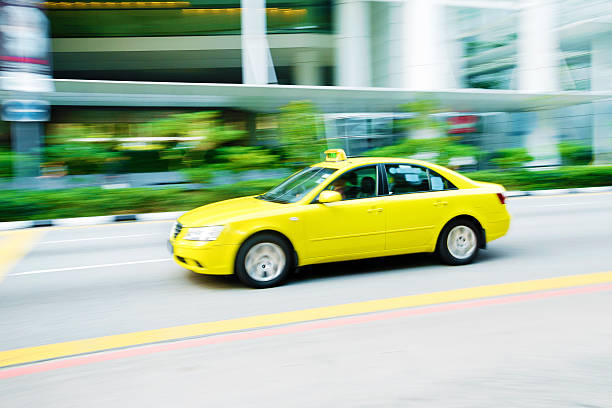
#> input picture data/istockphoto-481560289-612x612.jpg, 612 x 408 px
$ python -i color_detector_lab.py   (imports and definitions only)
#> lines starting #> are read from the running program, lines starting #| are printed output that depends on the picture
"""
Color Detection using LAB Color Space
======================================
Optimized OpenCV-based color detection leveraging the perceptually uniform
LAB color space for accurate, robust object color identification.

LAB Channels:
  L* = Lightness (0–100)
  a* = Green (negative) to Red (positive)
  b* = Blue (negative) to Yellow (positive)

Author : Computer Vision Engineer
"""

import cv2
import numpy as np
from dataclasses import dataclass, field
from typing import Optional
import argparse
import sys


# ─────────────────────────────────────────────
# Color Database  (LAB center, tolerance)
# ─────────────────────────────────────────────
@dataclass(frozen=True)
class ColorProfile:
    name: str
    lab_center: tuple[float, float, float]  # (L*, a*, b*)
    tolerance: tuple[float, float, float]  # per-channel tolerance
    hex_display: str  # representative hex for UI


KL = 1.0  # Lightness weighting
KC = 1.0  # Chroma (a*) weighting
KH = 1.0  # Hue    (b*) weighting

# Full-spectrum LAB color database.
# Centers: real sRGB→LAB conversions (D65 illuminant, rounded to nearest int).
# Tolerances are per-channel LAB units; scaled by KL/KC/KH for tuning.
COLOR_PROFILES: list[ColorProfile] = [
    # ── Reds ───────────────────────────────────────────────────────────────
    ColorProfile("Red", (53, 80, 67), (18 * KL, 22 * KC, 22 * KH), "#FF0000"),
    ColorProfile("Crimson", (41, 64, 28), (15 * KL, 20 * KC, 20 * KH), "#DC143C"),
    ColorProfile("Scarlet", (51, 74, 63), (15 * KL, 20 * KC, 22 * KH), "#FF2400"),
    ColorProfile("Dark Red", (23, 40, 22), (13 * KL, 18 * KC, 18 * KH), "#8B0000"),
    ColorProfile("Maroon", (23, 39, 21), (13 * KL, 18 * KC, 18 * KH), "#800000"),
    ColorProfile("Coral", (61, 43, 37), (16 * KL, 22 * KC, 22 * KH), "#FF6347"),
    ColorProfile("Salmon", (64, 37, 24), (16 * KL, 22 * KC, 20 * KH), "#FA8072"),
    ColorProfile("Tomato", (57, 60, 52), (15 * KL, 20 * KC, 22 * KH), "#FF4500"),
    ColorProfile("Rose", (52, 80, -10), (16 * KL, 22 * KC, 20 * KH), "#FF007F"),
    # ── Oranges ────────────────────────────────────────────────────────────
    ColorProfile("Orange", (72, 24, 69), (18 * KL, 22 * KC, 22 * KH), "#FFA500"),
    ColorProfile("Dark Orange", (66, 36, 73), (16 * KL, 20 * KC, 22 * KH), "#FF8C00"),
    ColorProfile("Amber", (81, 11, 75), (16 * KL, 20 * KC, 22 * KH), "#FFBF00"),
    ColorProfile("Peach", (78, 22, 28), (16 * KL, 20 * KC, 20 * KH), "#FFCBA4"),
    # ── Yellows ────────────────────────────────────────────────────────────
    ColorProfile("Yellow", (97, -22, 95), (12 * KL, 18 * KC, 18 * KH), "#FFFF00"),
    ColorProfile("Lemon", (96, -18, 88), (12 * KL, 18 * KC, 18 * KH), "#FFF44F"),
    ColorProfile("Gold", (84, 3, 79), (16 * KL, 18 * KC, 20 * KH), "#FFD700"),
    ColorProfile("Khaki", (90, -6, 38), (16 * KL, 16 * KC, 20 * KH), "#F0E68C"),
    # ── Yellow-Greens ──────────────────────────────────────────────────────
    ColorProfile("Chartreuse", (90, -50, 77), (16 * KL, 22 * KC, 22 * KH), "#7FFF00"),
    ColorProfile("Yellow Green", (78, -30, 60), (16 * KL, 22 * KC, 22 * KH), "#9ACD32"),
    ColorProfile("Lime", (88, -86, 83), (14 * KL, 20 * KC, 20 * KH), "#00FF00"),
    # ── Greens ─────────────────────────────────────────────────────────────
    ColorProfile("Green", (46, -48, 48), (18 * KL, 22 * KC, 22 * KH), "#008000"),
    ColorProfile("Forest Green", (43, -42, 37), (16 * KL, 20 * KC, 20 * KH), "#228B22"),
    ColorProfile("Dark Green", (32, -33, 28), (14 * KL, 18 * KC, 18 * KH), "#006400"),
    ColorProfile("Emerald", (72, -48, 30), (16 * KL, 22 * KC, 20 * KH), "#50C878"),
    ColorProfile("Olive", (52, -13, 47), (18 * KL, 18 * KC, 22 * KH), "#808000"),
    ColorProfile("Mint", (96, -30, 17), (12 * KL, 18 * KC, 18 * KH), "#98FF98"),
    ColorProfile("Sage", (68, -18, 18), (16 * KL, 18 * KC, 18 * KH), "#B2AC88"),
    # ── Teals ──────────────────────────────────────────────────────────────
    ColorProfile("Teal", (48, -29, -8), (18 * KL, 20 * KC, 20 * KH), "#008080"),
    ColorProfile("Dark Teal", (33, -22, -8), (14 * KL, 18 * KC, 18 * KH), "#005F5F"),
    ColorProfile("Turquoise", (83, -27, -8), (16 * KL, 20 * KC, 20 * KH), "#40E0D0"),
    ColorProfile("Aquamarine", (91, -36, 3), (14 * KL, 18 * KC, 18 * KH), "#7FFFD4"),
    # ── Cyans ──────────────────────────────────────────────────────────────
    ColorProfile("Cyan", (91, -48, -14), (14 * KL, 20 * KC, 20 * KH), "#00FFFF"),
    ColorProfile("Sky Blue", (78, -7, -25), (18 * KL, 18 * KC, 22 * KH), "#87CEEB"),
    # ── Blues ──────────────────────────────────────────────────────────────
    ColorProfile("Cornflower", (60, 9, -53), (16 * KL, 20 * KC, 22 * KH), "#6495ED"),
    ColorProfile("Steel Blue", (48, 2, -40), (16 * KL, 18 * KC, 22 * KH), "#4682B4"),
    ColorProfile("Blue", (32, 79, -108), (18 * KL, 24 * KC, 24 * KH), "#0000FF"),
    ColorProfile("Royal Blue", (40, 24, -69), (16 * KL, 20 * KC, 24 * KH), "#4169E1"),
    ColorProfile("Cobalt", (32, 22, -72), (14 * KL, 18 * KC, 22 * KH), "#0047AB"),
    ColorProfile("Navy", (13, 47, -64), (13 * KL, 18 * KC, 20 * KH), "#000080"),
    ColorProfile(
        "Midnight Blue", (16, 24, -49), (13 * KL, 18 * KC, 20 * KH), "#191970"
    ),
    # ── Violets / Purples ──────────────────────────────────────────────────
    ColorProfile("Indigo", (15, 37, -63), (13 * KL, 20 * KC, 22 * KH), "#4B0082"),
    ColorProfile("Violet", (40, 55, -65), (16 * KL, 22 * KC, 24 * KH), "#7F00FF"),
    ColorProfile("Purple", (30, 50, -38), (16 * KL, 22 * KC, 22 * KH), "#800080"),
    ColorProfile("Dark Purple", (22, 36, -28), (13 * KL, 18 * KC, 18 * KH), "#4B0050"),
    ColorProfile("Orchid", (60, 44, -25), (16 * KL, 20 * KC, 20 * KH), "#DA70D6"),
    ColorProfile("Lavender", (91, 5, -13), (14 * KL, 14 * KC, 16 * KH), "#E6E6FA"),
    ColorProfile("Lilac", (72, 20, -18), (16 * KL, 18 * KC, 18 * KH), "#C8A2C8"),
    ColorProfile("Plum", (41, 37, -22), (14 * KL, 18 * KC, 18 * KH), "#8B4789"),
    # ── Pinks / Magentas ───────────────────────────────────────────────────
    ColorProfile("Magenta", (60, 98, -61), (16 * KL, 22 * KC, 22 * KH), "#FF00FF"),
    ColorProfile("Fuchsia", (55, 85, -45), (15 * KL, 20 * KC, 20 * KH), "#FF1493"),
    ColorProfile("Hot Pink", (64, 64, -17), (16 * KL, 20 * KC, 18 * KH), "#FF69B4"),
    ColorProfile("Pink", (81, 24, 4), (16 * KL, 20 * KC, 16 * KH), "#FFC0CB"),
    ColorProfile("Light Pink", (80, 22, 3), (14 * KL, 18 * KC, 14 * KH), "#FFB6C1"),
    # ── Neutrals ───────────────────────────────────────────────────────────
    ColorProfile("White", (100, 0, 0), (6 * KL, 8 * KC, 8 * KH), "#FFFFFF"),
    ColorProfile("Ivory", (99, -2, 8), (6 * KL, 8 * KC, 10 * KH), "#FFFFF0"),
    ColorProfile("Cream", (96, -3, 10), (8 * KL, 8 * KC, 10 * KH), "#FFFDD0"),
    ColorProfile("Light Gray", (83, 0, 0), (10 * KL, 8 * KC, 8 * KH), "#D3D3D3"),
    ColorProfile("Silver", (77, 0, 0), (10 * KL, 8 * KC, 8 * KH), "#C0C0C0"),
    ColorProfile("Gray", (53, 0, 0), (12 * KL, 8 * KC, 8 * KH), "#808080"),
    ColorProfile("Dark Gray", (28, 0, 0), (10 * KL, 8 * KC, 8 * KH), "#404040"),
    ColorProfile("Charcoal", (22, -2, -3), (10 * KL, 8 * KC, 8 * KH), "#36454F"),
    ColorProfile("Black", (0, 0, 0), (8 * KL, 8 * KC, 8 * KH), "#000000"),
    # ── Earth Tones ────────────────────────────────────────────────────────
    ColorProfile("Brown", (36, 22, 29), (16 * KL, 20 * KC, 22 * KH), "#8B4513"),
    ColorProfile("Dark Brown", (27, 16, 22), (13 * KL, 16 * KC, 18 * KH), "#5C3317"),
    ColorProfile("Chocolate", (50, 26, 39), (16 * KL, 20 * KC, 22 * KH), "#D2691E"),
    ColorProfile("Sienna", (44, 26, 35), (16 * KL, 20 * KC, 22 * KH), "#A0522D"),
    ColorProfile("Tan", (73, 9, 23), (16 * KL, 16 * KC, 18 * KH), "#D2B48C"),
    ColorProfile("Sandy Brown", (70, 14, 36), (16 * KL, 18 * KC, 20 * KH), "#F4A460"),
    ColorProfile("Beige", (96, -2, 11), (10 * KL, 10 * KC, 12 * KH), "#F5F5DC"),
    ColorProfile("Rust", (42, 37, 40), (16 * KL, 20 * KC, 20 * KH), "#B7410E"),
    ColorProfile("Terracotta", (57, 36, 30), (16 * KL, 20 * KC, 20 * KH), "#E2725B"),
    ColorProfile("Ochre", (63, 12, 52), (16 * KL, 18 * KC, 22 * KH), "#CC7722"),
]


# ─────────────────────────────────────────────
# Core Detector
# ─────────────────────────────────────────────
class LabColorDetector:
    """
    Detects the dominant color of objects in an image using the
    perceptually uniform LAB color space.

    Pipeline:
        1. Convert BGR → LAB
        2. Extract region-of-interest (ROI) or full image
        3. K-Means quantization to find dominant LAB cluster
        4. Match cluster centroid against color profile database
        5. Return color name + confidence
    """

    def __init__(
        self,
        k_clusters: int = 4,
        blur_kernel: int = 5,
        morph_kernel: int = 3,
        min_confidence: float = 0.55,
    ):
        self.k = k_clusters
        self.blur_kernel = blur_kernel
        self.morph_kernel = morph_kernel
        self.min_confidence = min_confidence
        self.calibrate = False

        # Pre-build color database as numpy arrays for vectorized matching
        self._centers = np.array(
            [p.lab_center for p in COLOR_PROFILES], dtype=np.float32
        )
        self._tolerances = np.array(
            [p.tolerance for p in COLOR_PROFILES], dtype=np.float32
        )

    # ------------------------------------------------------------------
    # Public API
    # ------------------------------------------------------------------

    def detect_from_file(self, image_path: str) -> dict:
        """Detect dominant color from an image file path."""
#> called with image_path = 'data/istockphoto-481560289-612x612.jpg'
        img = cv2.imread(image_path)
#> img is the input picture: shape (408, 612, 3); mean B, G, R 156.8, 184.9, 164.7
        if img is None:
            raise FileNotFoundError(f"Cannot load image: {image_path}")
        return self.detect(img)

    def detect(self, bgr_image: np.ndarray, roi: Optional[tuple] = None) -> dict:
        """
        Detect dominant color in a BGR image.

        Args:
            bgr_image : HxWx3 uint8 BGR image (standard OpenCV format)
            roi       : Optional (x, y, w, h) region of interest

        Returns:
            dict with keys: color, confidence, lab_value, hex_color, all_matches
        """
        if not self.calibrate:
            self._initial_background_cal(bgr_image)
            self.calibrate = True

        img = self._preprocess(bgr_image, roi)
        lab_img = cv2.cvtColor(img, cv2.COLOR_BGR2LAB)
        dominant_lab = self._dominant_lab_cluster(lab_img)
        return self._match_color(dominant_lab)

    # [13 lines left out: function detect_with_visualization, not called in this run]

    def _initial_background_cal(self, img: np.ndarray):
        # Apply slight blur to reduce high-frequency noise
        self.frame = cv2.GaussianBlur(img, (21, 21), 0)
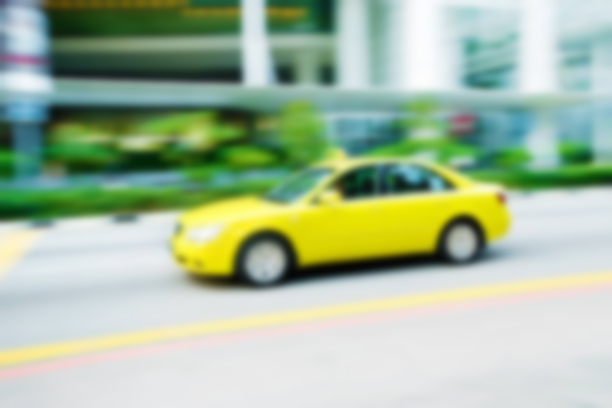
#> self.frame: shape (408, 612, 3); mean B, G, R 156.8, 184.9, 164.7

        # Convert to float32 for accumulateWeighted
        # Grayscale is faster, but this works on BGR too
        self.avg_bg = np.float32(cv2.cvtColor(self.frame, cv2.COLOR_BGR2GRAY))
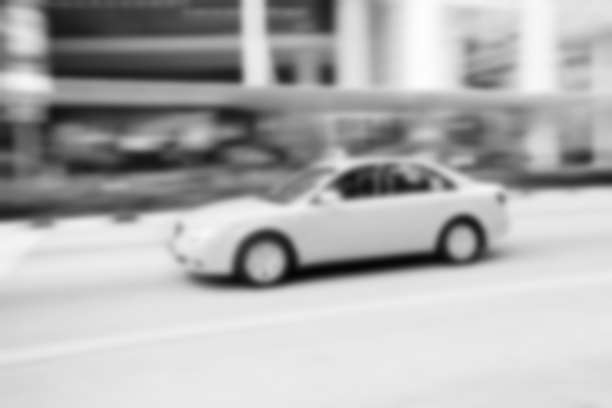
#> self.avg_bg: shape (408, 612) float32; min 6, max 253, mean 175.6

        # Hyperparameter: Learning rate (0 to 1)
        self.alpha = 0.02

    # ------------------------------------------------------------------
    # Preprocessing
    # ------------------------------------------------------------------

    def _preprocess(self, img: np.ndarray, roi: Optional[tuple]) -> np.ndarray:
        if roi:
            x, y, w, h = roi
            img = img[y : y + h, x : x + w]

        # Prepare current frame
        blur = cv2.GaussianBlur(img, (21, 21), 0)
        gray = cv2.cvtColor(blur, cv2.COLOR_BGR2GRAY)

        # 2. Update the Background Model
        # This keeps a "running average" of the scene
        cv2.accumulateWeighted(gray, self.avg_bg, self.alpha)

        # 3. Calculate the Absolute Difference
        # Convert background back to uint8 to compare with the current frame
        res_bg = cv2.convertScaleAbs(self.avg_bg)
        diff = cv2.absdiff(gray, res_bg)
#> diff: shape (408, 612); every value is 0

        # 4. Thresholding to find moving objects
        # Any pixel difference > 25 is marked as foreground (white)
        _, thresh = cv2.threshold(diff, 25, 255, cv2.THRESH_BINARY)

        # Optional: Clean up noise with morphological operations
        kernel = np.ones((5, 5), np.uint8)
        thresh = cv2.morphologyEx(thresh, cv2.MORPH_OPEN, kernel)

        thresh = cv2.dilate(thresh, None, iterations=2)
        color_result = cv2.bitwise_and(self.frame, self.frame, mask=thresh)
#> color_result: shape (408, 612, 3); every value is 0
#> in detect, `lab_img = cv2.cvtColor(img, cv2.COLOR_BGR2LAB)`: lab_img: shape (408, 612, 3); mean of channels 0, 1, 2 0, 128, 128

        return color_result
        # # Gaussian blur to reduce sensor noise & texture artifacts
        # if self.blur_kernel > 1:
        #     k = self.blur_kernel | 1  # ensure odd
        #     img = cv2.GaussianBlur(img, (k, k), 0)

        # # Morphological opening removes small noise blobs
        # kernel = cv2.getStructuringElement(
        #     cv2.MORPH_ELLIPSE, (self.morph_kernel, self.morph_kernel)
        # )
        # img = cv2.morphologyEx(img, cv2.MORPH_OPEN, kernel)
        # return img

    # ------------------------------------------------------------------
    # Dominant color via K-Means in LAB space
    # ------------------------------------------------------------------

    def _dominant_lab_cluster(self, lab_img: np.ndarray) -> np.ndarray:
        """
        Run K-Means on the LAB pixels; return the centroid of the
        largest cluster (dominant color).

        OpenCV K-Means operates on float32 row vectors.
        """
        pixels = lab_img.reshape(-1, 3).astype(np.float32)

        # Prefer chromatic pixels over neutral ones so that white/black backgrounds
        # and achromatic car parts (roof, tires, trim) don't swamp the vote.
        # OpenCV LAB: L in [0,255], a/b shifted by 128.

        # Subsample for speed on large images (max 8 000 pixels)
        # if len(pixels) > 8_000:
        #     idx = np.random.choice(len(pixels), 8_000, replace=False)
        #     pixels = pixels[idx]

        criteria = (
            cv2.TERM_CRITERIA_EPS + cv2.TERM_CRITERIA_MAX_ITER,
            20,  # max iterations
            0.3,  # epsilon
        )
        _, labels, centers = cv2.kmeans(
            pixels, self.k, None, criteria, attempts=5, flags=cv2.KMEANS_PP_CENTERS
        )
#> centers = [[0, 128, 128], [0, 128, 128], [0, 128, 128], [0, 128, 128]]

        # Largest cluster wins; pixels are already pre-filtered to be chromatic
        # so a plain count is a reliable proxy for the dominant hue.
        counts = np.bincount(labels.flatten())
#> counts = [249693, 1, 1, 1]
        dominant_center = centers[np.argmax(counts)]
#> dominant_center = [0, 128, 128]

        # OpenCV encodes LAB as: L=[0,255], a=[0,255], b=[0,255]
        # Convert back to standard: L=[0,100], a=[-128,127], b=[-128,127]
        L = dominant_center[0] * 100.0 / 255.0
#> L = 0
        a = dominant_center[1] - 128.0
#> a = 0
        b = dominant_center[2] - 128.0
#> b = 0
#> in detect, `dominant_lab = self._dominant_lab_cluster(lab_img)`: dominant_lab = [0, 0, 0]
        return np.array([L, a, b], dtype=np.float32)

    # ------------------------------------------------------------------
    # Color matching
    # ------------------------------------------------------------------
    # [7 lines left out: function _calculate_delta_e_cie76, not called in this run]

    def _match_color(self, lab: np.ndarray) -> dict:
        """
        Match a LAB value against the color database using a
        tolerance-weighted Euclidean distance (perceptual ΔE approximation).
        """
        # Normalised per-channel distance: (obs - center) / tolerance
        RAD = np.float32(np.pi / 180)
        L1 = lab[0]
#> L1 = 0
        a1 = lab[1]
#> a1 = 0
        b1 = lab[2]
#> b1 = 0
        L2 = self._centers[:, 0]
        a2 = self._centers[:, 1]
        b2 = self._centers[:, 2]
        c1 = np.hypot(a1, b1)
#> c1 = 0
        c2 = np.hypot(a2, b2)  # (N,) — sample chroma
        Cavg = (c1 + c2) * np.float32(0.5)
#> Cavg = 72 values, max 66.9 at index 35, min 0 at index 53, mean 25.27
        Cavg7 = Cavg**7
#> Cavg7 = 72 values, max 6e+12 at index 35, min 0 at index 53, mean 2.29e+11
        G = np.float32(0.5) * (1 - np.sqrt(Cavg7 / (Cavg7 + np.float32(25**7))))
#> G = 72 values, max 0.5 at index 53, min 0.000254 at index 35, mean 0.218

        a1p = a1 * (1 + G)
#> a1p = 72 values from 0 to 0
        a2p = a2 * (1 + G)
#> a2p = 72 values, max 98.07 at index 48, min -86.05 at index 19, mean 14.21
        C1p = np.hypot(a1p, b1)
#> C1p = 72 values from 0 to 0
        C2p = np.hypot(a2p, b2)
#> C2p = 72 values, max 133.8 at index 35, min 0 at index 53, mean 53.35

        def hue_prime(ap, b):
#> called with ap = array of shape (72,), b = 0
            ang = np.degrees(np.arctan2(b, ap))  # (N,)
#> ang = 72 values from 0 to 0
            return np.where(ang < 0, ang + 360, ang)  # wrap negatives

        h1p = np.where((a1p == 0) & (b1 == 0), np.float32(0), hue_prime(a1p, b1))
#> h1p = 72 values from 0 to 0
        h2p = np.where((a2p == 0) & (b2 == 0), np.float32(0), hue_prime(a2p, b2))
#> h2p = 72 values, max 352.9 at index 8, min 0 at index 53, mean 145.2

        dLp = L2 - L1
#> dLp = 72 values, max 100 at index 53, min 0 at index 61, mean 58.97
        dCp = C2p - C1p
#> dCp has the same summary as C2p

        achromatic = (C1p * C2p) == 0
        diff = h2p - h1p
#> diff has the same summary as h2p
        dhp = np.where(
            achromatic,
            np.float32(0),
            np.where(
                np.abs(diff) <= 180, diff, np.where(diff > 180, diff - 360, diff + 360)
            ),
        )
#> dhp = 72 values from 0 to 0

        dHp = 2 * np.sqrt(C1p * C2p) * np.sin(dhp * np.float32(0.5) * RAD)
#> dHp = 72 values from 0 to 0
        Lbp = (L1 + L2) * np.float32(0.5)
#> Lbp = 72 values, max 50 at index 53, min 0 at index 61, mean 29.49
        Cbp = (C1p + C2p) * np.float32(0.5)
#> Cbp = 72 values, max 66.91 at index 35, min 0 at index 53, mean 26.68

        # Branchless mean hue (replaces 4-way if/elif)
        hsum = h1p + h2p
#> hsum has the same summary as h2p
        hbp = np.where(
            achromatic,
            hsum,
            np.where(
                np.abs(h1p - h2p) <= 180,
                hsum * np.float32(0.5),
                np.where(
                    hsum < 360,
                    (hsum + 360) * np.float32(0.5),
                    (hsum - 360) * np.float32(0.5),
                ),
            ),
        )
#> hbp has the same summary as h2p
        hbp_r = hbp * RAD  # degrees → radians (reused 4×)
#> hbp_r = 72 values, max 6.16 at index 8, min 0 at index 53, mean 2.54
        T = (
            np.float32(1)
            - np.float32(0.17) * np.cos(hbp_r - np.float32(30 * np.pi / 180))
            + np.float32(0.24) * np.cos(2 * hbp_r)
            + np.float32(0.32) * np.cos(3 * hbp_r + np.float32(6 * np.pi / 180))
            - np.float32(0.20) * np.cos(4 * hbp_r - np.float32(63 * np.pi / 180))
        )
#> T = 72 values, max 1.5 at index 60, min 0.362 at index 36, mean 0.939

        Lbp50 = Lbp - np.float32(50)
#> Lbp50 = 72 values, max 0 at index 53, min -50 at index 61, mean -20.51
        SL = np.float32(1) + np.float32(0.015) * Lbp50**2 / np.sqrt(
            np.float32(20) + Lbp50**2
        )
#> SL = 72 values, max 1.75 at index 61, min 1 at index 53, mean 1.3
        SC = np.float32(1) + np.float32(0.045) * Cbp
#> SC = 72 values, max 4.01 at index 35, min 1 at index 53, mean 2.2
        SH = np.float32(1) + np.float32(0.015) * Cbp * T
#> SH = 72 values, max 2.21 at index 19, min 1 at index 53, mean 1.36

        Cbp7 = Cbp**7
#> Cbp7 = 72 values, max 6e+12 at index 35, min 0 at index 53, mean 2.32e+11
        RC = np.float32(2) * np.sqrt(Cbp7 / (Cbp7 + np.float32(25**7)))
#> RC = 72 values, max 2 at index 35, min 0 at index 53, mean 1.25
        dtheta = np.float32(30) * np.exp(
            -(((hbp - np.float32(275)) / np.float32(25)) ** 2)
        )
#> dtheta = 72 values, max 29.92 at index 34, min 0 at index 51, mean 2.31
        RT = -np.sin(np.float32(2) * dtheta * RAD) * RC
#> RT = 72 values, max 0 at index 51, min -1.43 at index 37, mean -0.104

        kl, kc, kh = 1.0, 1.0, 1.0
        Lterm = dLp / (kl * SL) / 100
#> Lterm = 72 values, max 1 at index 53, min 0 at index 61, mean 0.493
        Cterm = dCp / (kc * SC) / 100
#> Cterm = 72 values, max 0.334 at index 35, min 0 at index 53, mean 0.218
        Hterm = dHp / (kh * SH) / 100
#> Hterm = 72 values from 0 to 0
        distances = np.sqrt(Lterm**2 + Cterm**2 + Hterm**2 + RT * Cterm * Hterm)
#> distances = 72 values, max 1.01 at index 13, min 0 at index 61, mean 0.56
        sorted_idx = np.argsort(distances)
#> sorted_idx = 72 values, max 71 at index 38, min 0 at index 32, mean 35.5
        best_idx = sorted_idx[0]
#> best_idx = 61
        best_dist = distances[best_idx]
#> best_dist = 0

        # Confidence: exponential decay — distance=0 → 1.0, distance=3 → ~0.05
        confidence = float(np.exp(-0.6 * best_dist))
#> confidence = 1

        all_matches = [
            {
                "color": COLOR_PROFILES[i].name,
                "confidence": round(float(np.exp(-0.6 * distances[i])), 3),
            }
            for i in sorted_idx[:3]
        ]
#> all_matches = 3 items

        profile = COLOR_PROFILES[best_idx]
        return {
            "color": profile.name if confidence >= self.min_confidence else "Unknown",
            "confidence": round(confidence, 3),
            "lab_value": {
                "L": round(float(lab[0]), 1),
                "a": round(float(lab[1]), 1),
                "b": round(float(lab[2]), 1),
            },
            "hex_color": profile.hex_display,
            "all_matches": all_matches,
        }

    # ------------------------------------------------------------------
    # Visualization
    # ------------------------------------------------------------------

    # [141 lines left out: functions _draw_overlay, run_webcam_demo, main, not called in this run]


# [2 lines not run here, left out]

>>> result = LabColorDetector().detect_from_file('data/istockphoto-481560289-612x612.jpg')
#> result = 5 items
